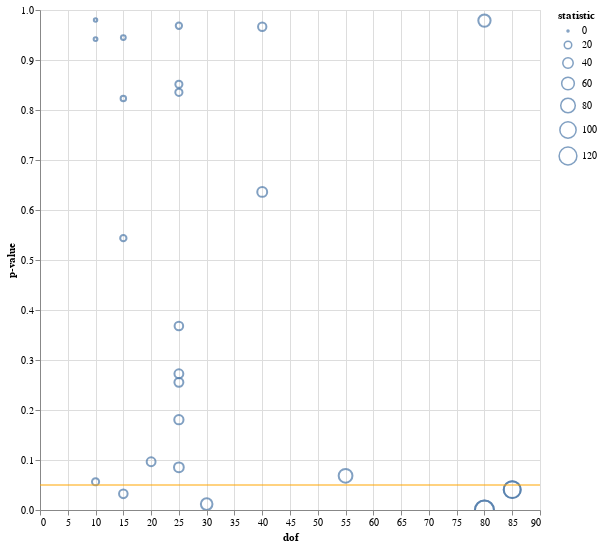

Notebook cell for this chart:
### Code cell
mark = alt.Chart(chi2_data).mark_point().encode(
    alt.X("dof"),
    alt.Y("p-value"),
    alt.Size("statistic"),
    tooltip=["questions", "p-value", "dof", "statistic"]
)

yrule = (
    alt.Chart()
    .mark_rule(color="orange")
    .encode(y=alt.datum(0.05))
)

(mark + yrule).properties(
    width=500,
    height=500,
).interactive()

### Figure 1 — Vega-Lite specification as saved in the notebook (floating-point values rounded to 4 significant figures)
{"config": {"view": {"continuousWidth": 300, "continuousHeight": 300}}, "layer": [{"data": {"name": "data-7c5038e0ac654fede16e085addbe1d0d"}, "mark": {"type": "point"}, "encoding": {"size": {"field": "statistic", "type": "quantitative"}, "tooltip": [{"field": "questions", "type": "nominal"}, {"field": "p-value", "type": "quantitative"}, {"field": "dof", "type": "quantitative"}, {"field": "statistic", "type": "quantitative"}], "x": {"field": "dof", "type": "quantitative"}, "y": {"field": "p-value", "type": "quantitative"}}, "name": "view_3"}, {"data": {"name": "empty"}, "mark": {"type": "rule", "color": "orange"}, "encoding": {"y": {"datum": 0.05}}}], "height": 500, "params": [{"name": "param_3", "select": {"type": "interval", "encodings": ["x", "y"]}, "bind": "scales", "views": ["view_3"]}], "width": 500, "$schema": "https://vega.github.io/schema/vega-lite/v5.8.0.json", "datasets": {"data-7c5038e0ac654fede16e085addbe1d0d": [{"questions": "q19-q01", "statistic": 25.27, "p-value": 0.9665, "dof": 40}, {"questions": "q19-q02", "statistic": 28.57, "p-value": 0.09648, "dof": 20}, {"questions": "q19-q03", "statistic": 137.0, "p-value": 7.629e-05, "dof": 80}, {"questions": "q19-q04", "statistic": 109.0, "p-value": 0.04073, "dof": 85}, {"questions": "q19-q05", "statistic": 50.22, "p-value": 0.01176, "dof": 30}, {"questions": "q19-q06", "statistic": 36.33, "p-value": 0.6362, "dof": 40}, {"questions": "q19-q07", "statistic": 4.119, "p-value": 0.9418, "dof": 10}, {"questions": "q19-q08", "statistic": 13.58, "p-value": 0.9685, "dof": 25}, {"questions": "q19-q09", "statistic": 17.91, "p-value": 0.05656, "dof": 10}, {"questions": "q19-q11", "statistic": 3.052, "p-value": 0.9802, "dof": 10}, {"questions": "q19-q12_genderbalance", "statistic": 31.26, "p-value": 0.1806, "dof": 25}, {"questions": "q19-q12_diversity", "statistic": 18.16, "p-value": 0.8354, "dof": 25}, {"questions": "q19-q12_equity", "statistic": 17.79, "p-value": 0.8513, "dof": 25}, {"questions": "q19-q12_inclusion", "statistic": 29.21, "p-value": 0.2553, "dof": 25}, {"questions": "q19-q14", "statistic": 26.76, "p-value": 0.3678, "dof": 25}, {"questions": "q19-q17_genderbalance", "statistic": 13.76, "p-value": 0.5437, "dof": 15}, {"questions": "q19-q17_diversity", "statistic": 7.424, "p-value": 0.9448, "dof": 15}, {"questions": "q19-q17_equity", "statistic": 26.58, "p-value": 0.03231, "dof": 15}, {"questions": "q19-q17_inclusion", "statistic": 9.945, "p-value": 0.8232, "dof": 15}, {"questions": "q19-q03_regional", "statistic": 35.15, "p-value": 0.08545, "dof": 25}, {"questions": "q19-q03_subregional", "statistic": 137.0, "p-value": 7.629e-05, "dof": 80}, {"questions": "q19-q04_regional", "statistic": 28.8, "p-value": 0.2725, "dof": 25}, {"questions": "q19-q04_subregional", "statistic": 109.0, "p-value": 0.04073, "dof": 85}, {"questions": "q19-q10_binned", "statistic": 71.33, "p-value": 0.06842, "dof": 55}, {"questions": "q19-q13_binned", "statistic": 56.46, "p-value": 0.9788, "dof": 80}], "empty": [{}]}}
